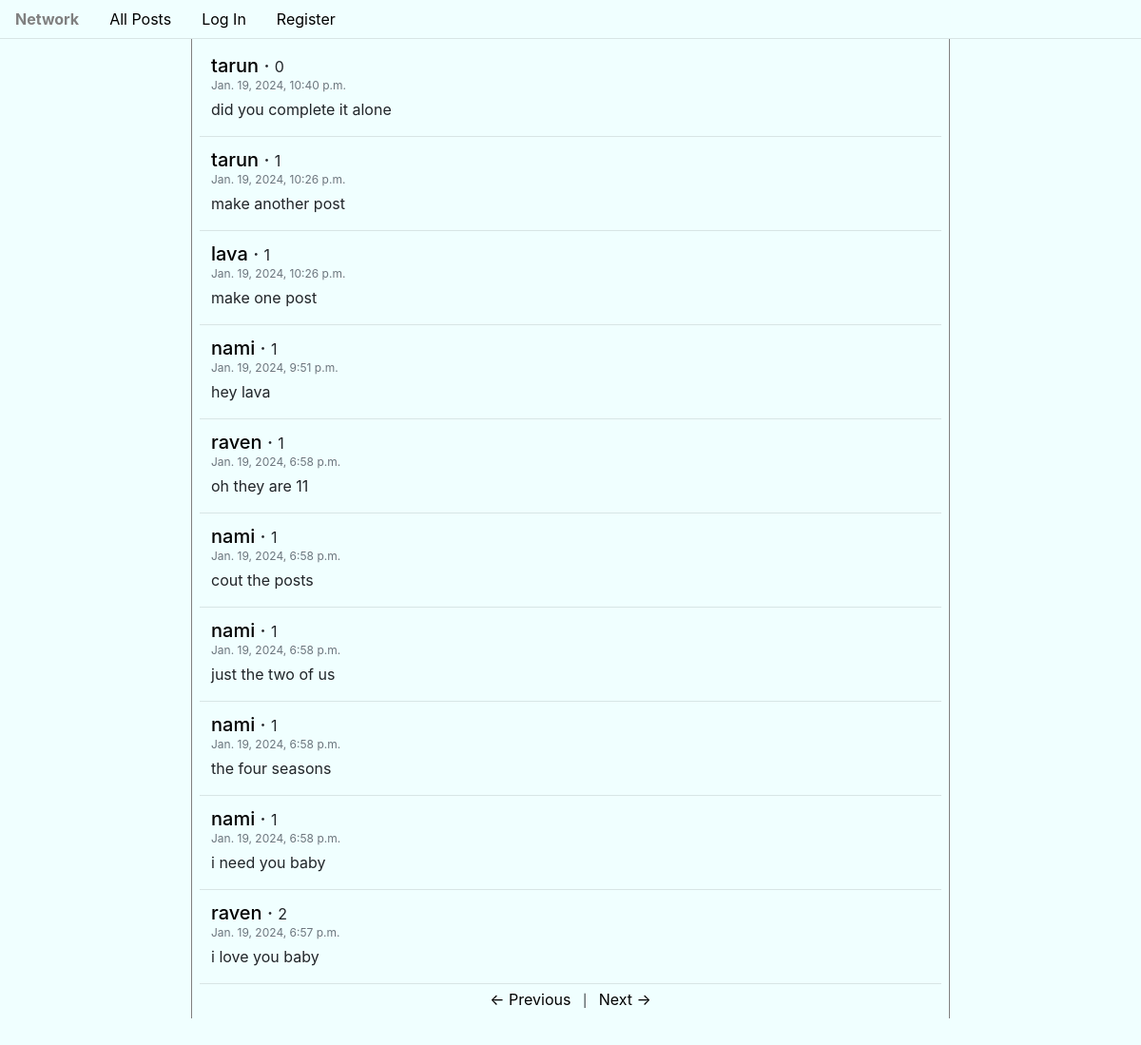
Screenshot of /?page=2 with the database file from the repository.
### network/models.py (models this page shows, shortened)
class Post(models.Model):
    poster = models.ForeignKey(User, on_delete=models.CASCADE, related_name='writer')
    content = models.CharField(max_length=240)
    timestamp = models.DateTimeField(default=datetime.now)
    likes = models.ManyToManyField(User, related_name='liked')

class User(AbstractUser):
    pass

### network/views.py (the view)
# urls.py: path("", views.index, name="index"),
def index(request):
    allpost = Post.objects.all().order_by('-timestamp')
    paginator = Paginator(allpost, paginateby)
    page_number = request.GET.get('page')
    page_obj = paginator.get_page(page_number)
    return render(request, "network/index.html", {
        'page_obj': page_obj
    })

### network/templates/network/index.html (shortened to what this page needs)
{% extends "network/layout.html" %}
{% load static %}
{% block body %}
<div class="container">
    <div class="row justify-content-md-center wholecontainer">
        <div class="mx-3 p-2 middleitem">
            <div class="allpost">
            {% for post in page_obj %}
                <div class="row postitem p-2 mx-1">
                    <h5 class="my-0">
                        <a href="{% url 'viewuser' user_id=post.poster.id %}">{{ post.poster }}</a>
                        &middot;
                        <small id="like-count-{{post.id}}">{{ post.likes.all.count }}</small>
                    </h5>
                    <p class="text-muted m-0 p-0" style="font-size: 12px;">{{ post.timestamp }}</p>
                    <div class="my-1" id="contentdiv-{{post.id}}">
                        <p class="my-0" id="content-{{post.id}}">{{ post.content }}</p>
                    </div>
                </div>
                <hr class="my-1">
            {% endfor %}
            </div>
            <div class="row pagination justify-content-md-center mx-2">
                <span class="step-links">
                    {% if page_obj.has_previous %}
                    <a href="?page={{ page_obj.previous_page_number }}">&leftarrow; Previous</a>
                    {% endif %}
                    {% if page_obj.has_previous and page_obj.has_next %}
                    <small class="mx-2">&verbar;</small>
                    {% endif %}
                    {% if page_obj.has_next %}
                    <a href="?page={{ page_obj.next_page_number }}">Next &rightarrow;</a>
                    {% endif %}
                </span>
            </div>
        </div>
    </div>
</div>
{% endblock %}

### network/static/network/styles.css (style rules this page uses)
* { background-color: azure; }
.middleitem { border: none; border-left: 1px solid gray; border-right: 1px solid gray; width: 70%; margin-bottom: 20vh; }
.allpost { display: block; }
.postitem { display: block; }
a { color: black; }

### rows the page displays
Post: poster "tarun", likes.all.count "0", timestamp "Jan. 19, 2024, 10:40 p.m.", content "did you complete it alone"
Post: poster "tarun", likes.all.count "1", timestamp "Jan. 19, 2024, 10:26 p.m.", content "make another post"
Post: poster "lava", likes.all.count "1", timestamp "Jan. 19, 2024, 10:26 p.m.", content "make one post"
Post: poster "nami", likes.all.count "1", timestamp "Jan. 19, 2024, 9:51 p.m.", content "hey lava"
Post: poster "raven", likes.all.count "1", timestamp "Jan. 19, 2024, 6:58 p.m.", content "oh they are 11"
Post: poster "nami", likes.all.count "1", timestamp "Jan. 19, 2024, 6:58 p.m.", content "cout the posts"
Post: poster "nami", likes.all.count "1", timestamp "Jan. 19, 2024, 6:58 p.m.", content "just the two of us"
Post: poster "nami", likes.all.count "1", timestamp "Jan. 19, 2024, 6:58 p.m.", content "the four seasons"
Post: poster "nami", likes.all.count "1", timestamp "Jan. 19, 2024, 6:58 p.m.", content "i need you baby"
Post: poster "raven", likes.all.count "2", timestamp "Jan. 19, 2024, 6:57 p.m.", content "i love you baby"
